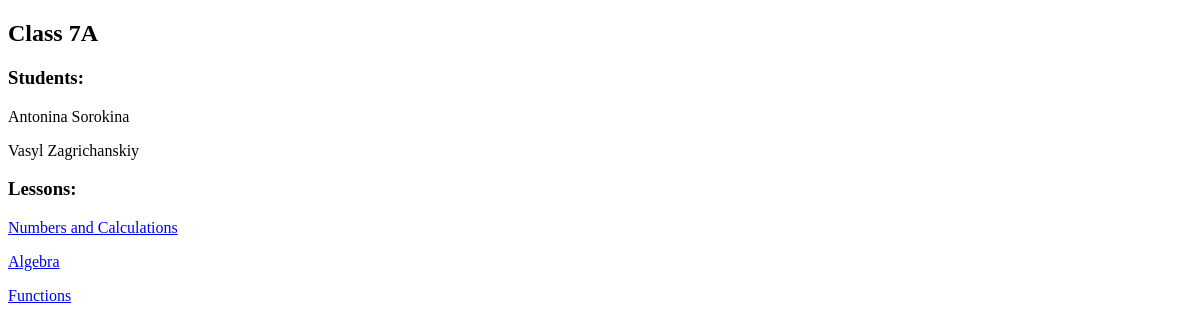
The app's page /teacher/classes/1/ (signed in), older data.
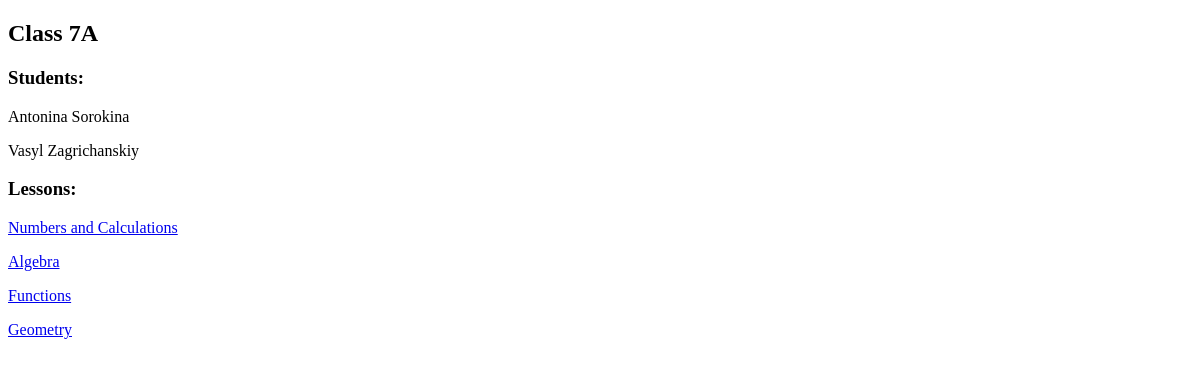
The same page, newer data.
### common/models.py (models this page shows, shortened)
class Lesson(models.Model):
    name = models.CharField(max_length=100)
    description = models.TextField(blank=True)
    subject = models.ForeignKey(Subject, on_delete=models.CASCADE)
    teacher = models.ForeignKey(User, on_delete=models.CASCADE, related_name='lessons')
    school_class = models.ForeignKey(SchoolClass, on_delete=models.CASCADE)
    room = models.ForeignKey(Room, on_delete=models.SET_NULL, null=True, blank=True)
    date = models.DateField()

### teacher/views.py (the view)
# urls.py: path('classes/<int:class_id>/', ClassDetailView.as_view(), name='teacher-class-detail'),
class ClassDetailView(View):
    @staticmethod
    @group_required('teacher')
    def get(request, class_id):
        current_class = get_object_or_404(SchoolClass, pk=class_id)
        all_lessons = Lesson.objects.filter(school_class_id=class_id)
        return render(request, 'teacher/class.html', {
            'class': current_class,
            'lessons': all_lessons
        })

### templates/teacher/class.html (shortened to what this page needs)
<!DOCTYPE html>
<html lang="en">
<head>
</head>
<body>
    {% if class %}
        <h2>Class {{ class.name }}</h2>
        <h3>Students:</h3>
        {% for student in class.students.all %}
            <p>{{ student.first_name }} {{ student.last_name }}</p>
        {% empty %}
            <p>No students</p>
        {% endfor %}
        <h3>Lessons:</h3>
        {% for lesson in lessons %}
            <p><a href="/teacher/lessons/{{ lesson.id }}">{{ lesson.name }}</p>
        {% empty %}
            No Lessons
        {% endfor %}
    {% else %}
        <p>No classes found</p>
    {% endif %}
</body>
</html>

Row changes from the older to the newer data that the page shows:
added Lesson: name "Geometry"
